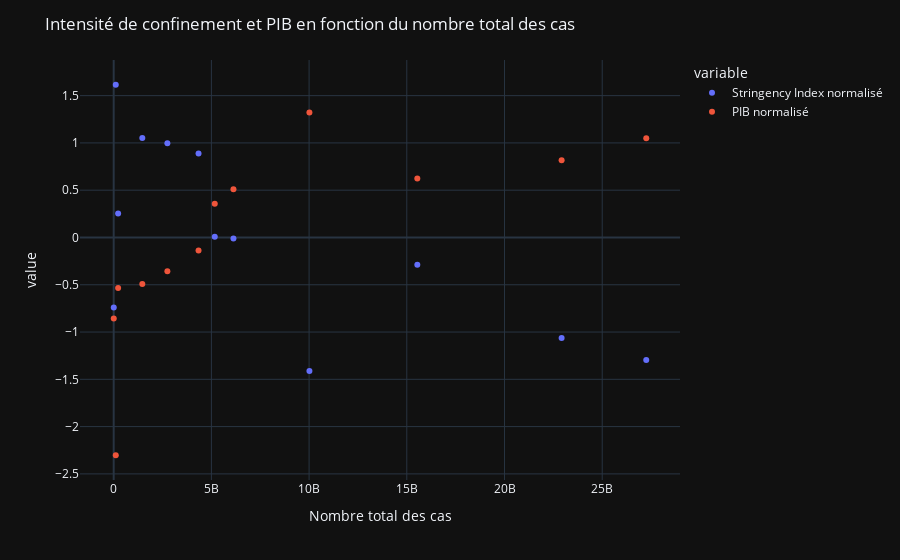

The notebook cell saved with this chart:
### Code cell
fig_7 = px.scatter(data_quarterly, x='TC', y=['STI_normalized', 'GDP_normalized'], template=template)

fig_7.update_layout(
    title='Intensité de confinement et PIB en fonction du nombre total des cas',
    xaxis_title="Nombre total des cas"
)

series_names = ["Stringency Index normalisé", "PIB normalisé"]

for idx, name in enumerate(series_names):
    fig_7.data[idx].name = name
    fig_7.data[idx].hovertemplate = name

fig_7.show()

### Figure 1 — Plotly figure (JSON) as saved in the notebook; plotly's stock layout.template omitted (floating-point values rounded to 4 significant figures)
{"data": [{"hovertemplate": "Stringency Index normalisé", "legendgroup": "STI_normalized", "marker": {"color": "#636efa", "symbol": "circle"}, "mode": "markers", "name": "Stringency Index normalisé", "orientation": "v", "showlegend": true, "type": "scatter", "x": [3162213, 106962615, 226245402, 1465246494, 2747458386, 4341967740, 5172823629, 6129173151, 15538089303, 22922493579, 27253068903, 10016150814], "xaxis": "x", "y": [-0.7407, 1.615, 0.2524, 1.053, 0.9957, 0.8882, 0.008481, -0.0114, -0.289, -1.064, -1.295, -1.412], "yaxis": "y"}, {"hovertemplate": "PIB normalisé", "legendgroup": "GDP_normalized", "marker": {"color": "#EF553B", "symbol": "circle"}, "mode": "markers", "name": "PIB normalisé", "orientation": "v", "showlegend": true, "type": "scatter", "x": [3162213, 106962615, 226245402, 1465246494, 2747458386, 4341967740, 5172823629, 6129173151, 15538089303, 22922493579, 27253068903, 10016150814], "xaxis": "x", "y": [-0.8555, -2.303, -0.5333, -0.492, -0.3571, -0.1379, 0.3564, 0.5106, 0.6242, 0.8172, 1.05, 1.321], "yaxis": "y"}], "layout": {"legend": {"title": {"text": "variable"}, "tracegroupgap": 0}, "margin": {"t": 60}, "title": {"text": "Intensité de confinement et PIB en fonction du nombre total des cas"}, "xaxis": {"anchor": "y", "domain": [0, 1], "title": {"text": "Nombre total des cas"}}, "yaxis": {"anchor": "x", "domain": [0, 1], "title": {"text": "value"}}}}
